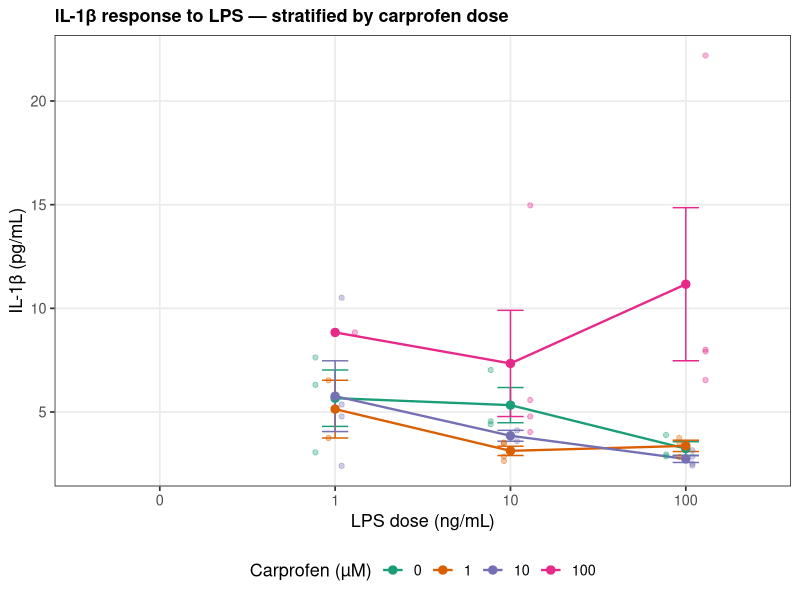
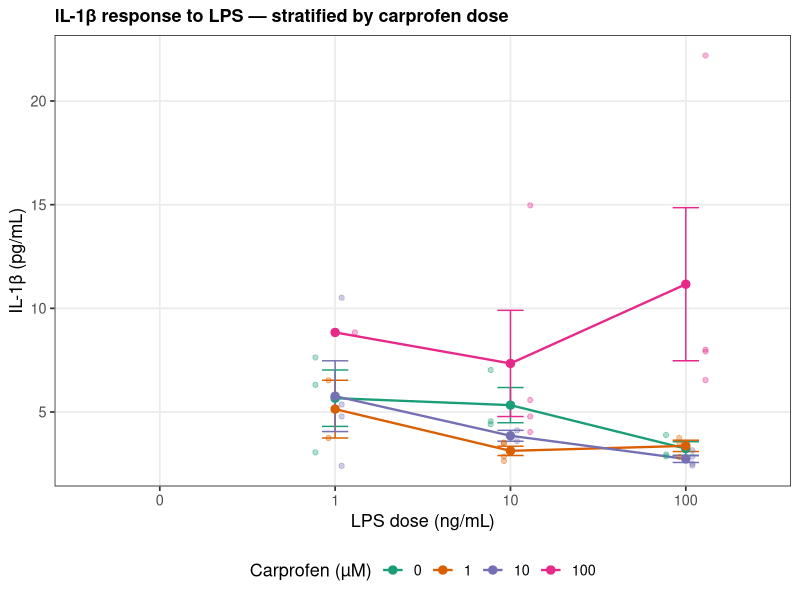
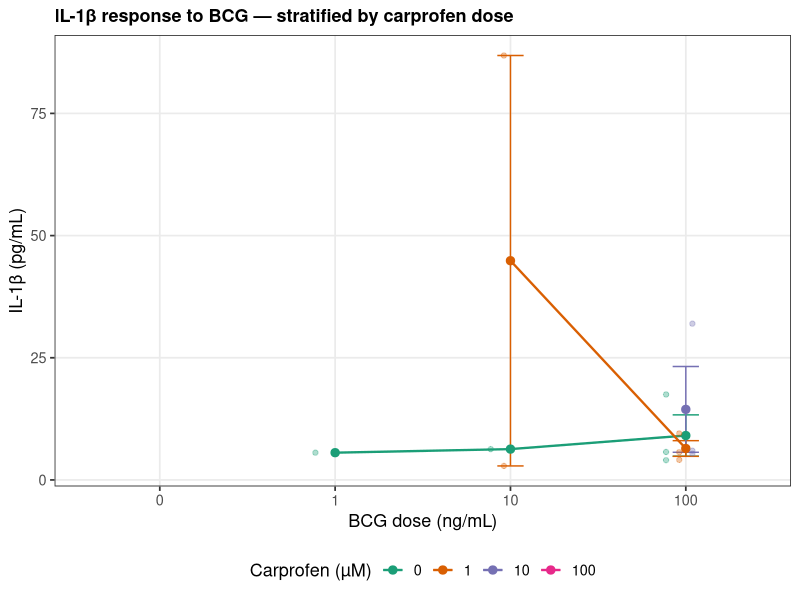
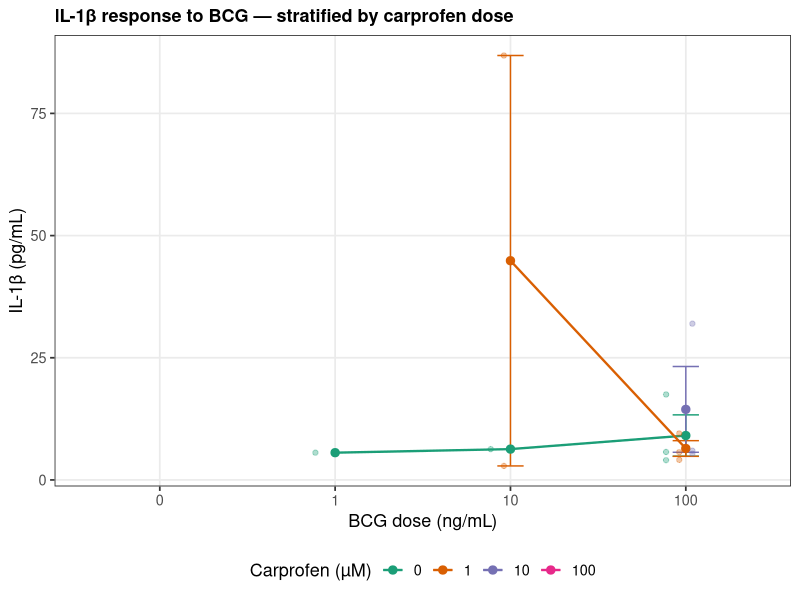

These figures' R source, in order:
# ==============================================================================
# IL-1β Dose-Response Figures — LPS and BCG (separate)
# Stratified by Carprofen Dose
# ==============================================================================
#
# Data files:
#   AIF006_ELISA_IL1b(LPS).csv   (64 rows, 27 NAs)
#   AIF006_ELISA_IL1b(BCG).csv   (64 rows, 51 NAs)
#
# Columns (both files):
#   Donor      – donor ID  (D1–D4)
#   Carprofen  – carprofen dose in µM  (0, 1, 10, 100)
#   Stimulus   – stimulation group     (LPS or BCG)
#   Stim_Conc  – stimulus concentration in ng/mL  (0, 1, 10, 100)
#   IL1b_pgml  – IL-1β concentration in pg/mL (or NA)
#
# Output:
#   IL1b_LPS.png / .pdf
#   IL1b_BCG.png / .pdf
# ==============================================================================

# Set working directory to the folder containing this script (RStudio only)
setwd(dirname(rstudioapi::getActiveDocumentContext()$path))

library(dplyr)
library(ggplot2)

# ---------- 1. Read data ----------
# Files are CSVs with "NA" as missing-value string (read.csv handles this)
lps <- read.csv("AIF006_ELISA_IL1b(LPS).csv")
bcg <- read.csv("AIF006_ELISA_IL1b(BCG).csv")

# ---------- 2. Prepare factors ----------
# Convert Stim_Conc and Carprofen to ordered factors for clean axis labels
prep <- function(df) {
  df %>%
    mutate(
      Stim_Conc  = factor(Stim_Conc,  levels = c(0, 1, 10, 100)),
      Carprofen  = factor(Carprofen,  levels = c(0, 1, 10, 100))
    )
}

lps <- prep(lps)
bcg <- prep(bcg)

# ---------- 3. Summary statistics (mean ± SEM) ----------
summarise_il1b <- function(df) {
  df %>%
    group_by(Stim_Conc, Carprofen) %>%
    summarise(
      mean  = mean(IL1b_pgml, na.rm = TRUE),
      sd    = sd(IL1b_pgml, na.rm = TRUE),
      n     = sum(!is.na(IL1b_pgml)),
      sem   = sd / sqrt(n),
      .groups = "drop"
    )
}

lps_summary <- summarise_il1b(lps)
bcg_summary <- summarise_il1b(bcg)

# ---------- 4. Plotting function ----------
# Reusable function so both figures share the same style
plot_il1b <- function(df_summary, df_raw, stim_label) {

  # Axis label includes the stimulus name
  x_label <- paste0(stim_label, " dose (ng/mL)")

  ggplot(df_summary,
         aes(x = Stim_Conc, y = mean,
             colour = Carprofen, group = Carprofen)) +

    # Error bars (mean ± SEM)
    geom_errorbar(aes(ymin = mean - sem, ymax = mean + sem),
                  width = 0.15, linewidth = 0.5) +

    # Lines connecting group means
    geom_line(linewidth = 0.8) +

    # Mean points
    geom_point(size = 2.5) +

    # Individual donor points (semi-transparent, slightly jittered)
    geom_point(data = df_raw,
               aes(x = Stim_Conc, y = IL1b_pgml, colour = Carprofen),
               alpha = 0.35, size = 1.5,
               position = position_dodge(width = 0.3),
               show.legend = FALSE) +

    # Colour palette (colour-blind friendly)
    scale_colour_brewer(palette = "Dark2",
                        name = "Carprofen (\u00b5M)") +

    labs(
      x = x_label,
      y = "IL-1\u03b2 (pg/mL)",
      title = paste0("IL-1\u03b2 response to ", stim_label,
                      " — stratified by carprofen dose")
    ) +

    theme_bw(base_size = 13) +
    theme(
      plot.title       = element_text(face = "bold", size = 13),
      legend.position  = "bottom",
      panel.grid.minor = element_blank()
    )
}

# ---------- 5. Build and save figures ----------

# --- LPS figure ---
p_lps <- plot_il1b(lps_summary, lps, "LPS")

ggsave("IL1b_LPS.png", p_lps, width = 6, height = 5, dpi = 300)
ggsave("IL1b_LPS.pdf", p_lps, width = 6, height = 5)
cat("Saved IL1b_LPS.png and IL1b_LPS.pdf\n")

# --- BCG figure ---
p_bcg <- plot_il1b(bcg_summary, bcg, "BCG")

ggsave("IL1b_BCG.png", p_bcg, width = 6, height = 5, dpi = 300)
ggsave("IL1b_BCG.pdf", p_bcg, width = 6, height = 5)
cat("Saved IL1b_BCG.png and IL1b_BCG.pdf\n")

cat("Done!\n")
